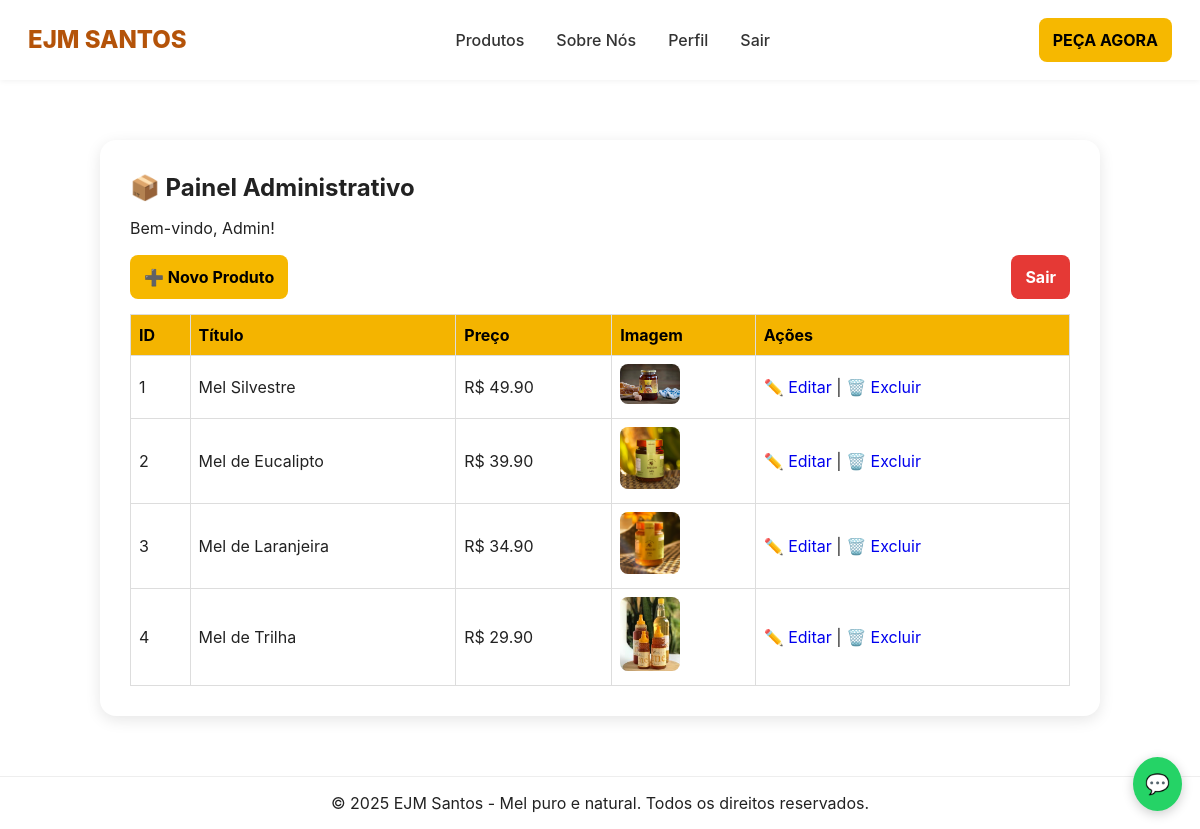
The page /admin (signed in) on the database its author committed.
### app.py (models this page shows)
class User(db.Model):
    id = db.Column(db.Integer, primary_key=True)
    nome = db.Column(db.String(120), nullable=False)
    email = db.Column(db.String(150), unique=True, nullable=False)
    senha_hash = db.Column(db.String(256), nullable=False)
    is_admin = db.Column(db.Boolean, default=False)  # 🧩 novo campo
    created_at = db.Column(db.DateTime, default=datetime.datetime.utcnow)

class Product(db.Model):
    id = db.Column(db.Integer, primary_key=True)
    titulo = db.Column(db.String(120), nullable=False)
    descricao = db.Column(db.Text)
    preco = db.Column(db.Float, nullable=False)
    imagem = db.Column(db.String(256))
    mercado_pago_link = db.Column(db.String(400))

### app.py (the view)
@app.route("/admin")
@admin_required
def admin_dashboard():
    produtos = Product.query.all()
    return render_template("admin_dashboard.html", produtos=produtos)

### app.py (called while the page is built)
def admin_required(f):
    @wraps(f)
    def decorated(*args, **kwargs):
        user_id = session.get("user_id")
        if not user_id:
            return redirect("/login")
        user = User.query.get(user_id)
        if not user or not user.is_admin:
            return render_template("erro.html", mensagem="Acesso negado: apenas administradores.")
        return f(*args, **kwargs)
    return decorated

@app.after_request
def add_header(response):
    response.headers["Cache-Control"] = "no-store"
    return response

### templates/admin_dashboard.html (shortened to what this page needs)
{% extends "base.html" %}
{% block content %}
<section class="painel-admin">
  <div class="painel-wrap">
    <h2>📦 Painel Administrativo</h2>
    <p>Bem-vindo, {{ session['user_name'] }}!</p>
    <div class="top-bar">
      <a href="/admin/novo" class="botao-topo">➕ Novo Produto</a>
      <a href="/logout" class="botao-topo" style="background:#e53935;color:white;">Sair</a>
    </div>
    <table class="tabela-admin">
      <thead>
        <tr>
          <th>ID</th>
          <th>Título</th>
          <th>Preço</th>
          <th>Imagem</th>
          <th>Ações</th>
        </tr>
      </thead>
      <tbody>
        {% for p in produtos %}
        <tr>
          <td>{{ p.id }}</td>
          <td>{{ p.titulo }}</td>
          <td>R$ {{ "%.2f"|format(p.preco) }}</td>
          <td>
            {% if p.imagem %}
              <img src="/static/{{ p.imagem }}" alt="{{ p.titulo }}" width="60">
            {% else %}
              -
            {% endif %}
          </td>
          <td>
            <a href="/admin/editar/{{ p.id }}">✏️ Editar</a> |
            <a href="/admin/remover/{{ p.id }}" onclick="return confirm('Deseja remover este produto?')">🗑️ Excluir</a>
          </td>
        </tr>
        {% endfor %}
      </tbody>
    </table>
  </div>
</section>
{% endblock %}

### templates/base.html (shortened to what this page needs)
<!doctype html>
<html lang="pt-BR">
<head>
  <link rel="stylesheet" href="{{ url_for('static', filename='css/style.css') }}">
</head>
<body>
  <header class="topo">
    <a class="logo" href="/">EJM SANTOS</a>
    <nav class="menu" id="menu">
      <a href="/produtos">Produtos</a>
      <a href="/sobre">Sobre Nós</a>
      {% if session.get('user_id') %}
        <a href="/perfil" id="link-perfil">Perfil</a>
        <a href="/logout" id="link-sair">Sair</a>
      {% else %}
        <a href="/login" id="link-login">Entrar / Cadastrar</a>
      {% endif %}
    </nav>
    <a href="#produtos" class="botao-topo">PEÇA AGORA</a>
  </header>
  <main id="main-content">
    {% block content %}{% endblock %}
  </main>
  <a href="https://wa.me/55XXXXXXXXXXX" class="whats-flutuante" target="_blank">💬</a>
  <footer>
    <p>© 2025 EJM Santos - Mel puro e natural. Todos os direitos reservados.</p>
  </footer>
</body>
</html>

### static/css/style.css (style rules this page uses)
* { box-sizing:border-box;margin:0;padding:0;font-family:Inter, "Poppins", sans-serif }
body { background:#fff;color:#222;line-height:1.5;min-height:100vh;display:flex;flex-direction:column }
a { text-decoration:none }
.topo { display:flex;justify-content:space-between;align-items:center;padding:18px 28px;background:#fff;box-shadow:0 1px 6px rgba(0,0,0,0.06);position:sticky;top:0;z-index:50 }
.logo { font-weight:800;color:#b45309 }
.menu a { margin:0 10px;color:#333 }
.botao-topo { background:#f6b800;color:#000;padding:10px 14px;border-radius:8px;font-weight:700 }
section { padding:20px 0 }
.whats-flutuante { position:fixed;right:18px;bottom:18px;background:#25d366;color:#fff;padding:12px;border-radius:50%;font-size:20px;box-shadow:0 3px 12px rgba(0,0,0,0.2);z-index:400 }
footer { margin-top:auto;background:#fff;padding:14px;text-align:center;border-top:1px solid #eee }
.topo { display: flex; justify-content: space-between; align-items: center; padding: 18px 28px; background: #fff; box-shadow: 0 1px 6px rgba(0, 0, 0, 0.06); position: sticky; top: 0; z-index: 50; }
.logo { font-weight: 800; color: #b45309; font-size: 1.5rem; }
.menu { display: flex; align-items: center; gap: 12px; }
.menu a { color: #333; font-weight: 500; transition: color 0.2s; }
.botao-topo { background: #f6b800; color: #000; padding: 10px 14px; border-radius: 8px; font-weight: 700; transition: background 0.2s; }

### templates/admin_dashboard.html (style rules this page uses)
.painel-wrap { padding: 30px; background: #fff; border-radius: 16px; max-width: 1000px; margin: 40px auto; box-shadow: 0 4px 15px rgba(0,0,0,0.1); }
.painel-wrap h2 { margin-bottom: 10px; }
.top-bar { display: flex; justify-content: space-between; align-items: center; margin: 15px 0; }
.tabela-admin { width: 100%; border-collapse: collapse; }
.tabela-admin th, .tabela-admin td { border: 1px solid #ddd; padding: 8px; text-align: left; }
.tabela-admin th { background: #f4b400; color: #000; }
.tabela-admin img { border-radius: 8px; }

### rows shown on the page
User: user_name "Admin"
Product: id "1", titulo "Mel Silvestre", preco "49.90", imagem (picture)
Product: id "2", titulo "Mel de Eucalipto", preco "39.90", imagem (picture)
Product: id "3", titulo "Mel de Laranjeira", preco "34.90", imagem (picture)
Product: id "4", titulo "Mel de Trilha", preco "29.90", imagem (picture)
